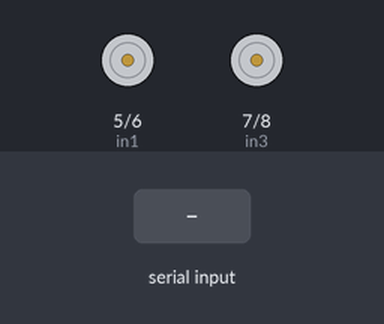
Recording of a sketch running on a simulated Arduino Uno, built with avr-gcc and run on an emulated ATmega328P. Shown: motor-driver pin pairs drawn as motors (green arrow = first pin HIGH = forward, orange = second pin HIGH = backward, longer = more drive, scaled by the enable pin). The test bench sets the inputs (shaded band). What the sketch prints to the serial monitor is not drawn.

Above: at 1.2 s.
1.3 s: "w" received over Serial
At 2.4 s:
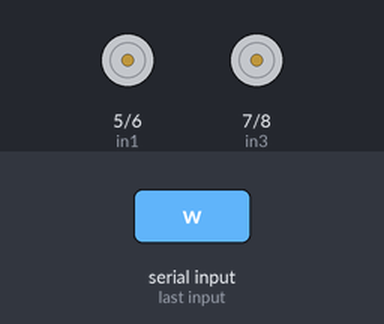
2.9 s: "s" received over Serial
At 3.7 s:
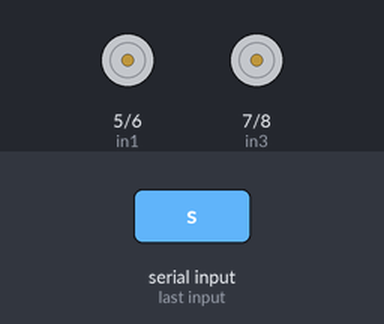
4.5 s: "d" received over Serial
At 5.0 s:
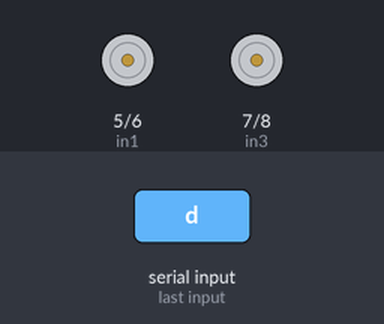
6.1 s: "a" received over Serial
At 7.2 s:
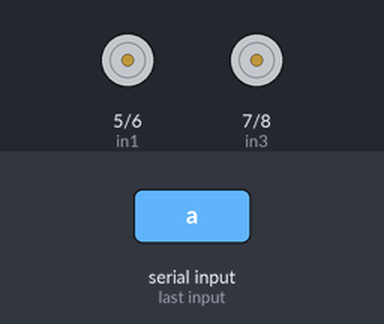
Timing chart, 0 to 8.7 s (numbered marks = the images above; inputs shaded):
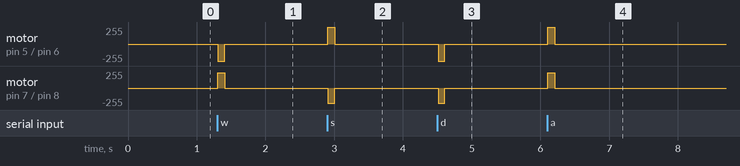

The sketch:

motor_test.ino
```cpp
int ena = 4;
int in1 = 5;
int in2 = 6;
int in3 = 7;
int in4 = 8;
int enb = 9;

void setup()
{
  Serial.begin(9600);
  pinMode(ena,OUTPUT);
  pinMode(in1,OUTPUT);
  pinMode(in2,OUTPUT);
  pinMode(in3,OUTPUT);
  pinMode(in4,OUTPUT);
  pinMode(enb,OUTPUT);
  analogWrite(ena,230);
  analogWrite(enb,230);
}

void loop()
{
  int a = Serial.read();
  Serial.println(a);
  motorcontrol(a);
}

void motorcontrol(char input)
{
  switch(input)
  {
    case 'w':
      digitalWrite(in1,LOW);
      digitalWrite(in2,HIGH);
      digitalWrite(in3,HIGH);
      digitalWrite(in4,LOW);
      delay(100);
      break;
    case 's':
      digitalWrite(in1,HIGH);
      digitalWrite(in2,LOW);
      digitalWrite(in3,LOW);
      digitalWrite(in4,HIGH);
      delay(100);
      break;
    case 'd':
      digitalWrite(in1,LOW);
      digitalWrite(in2,HIGH);
      digitalWrite(in3,LOW);
      digitalWrite(in4,HIGH);
      delay(100);
      break;
    case 'a':
      digitalWrite(in1,HIGH);
      digitalWrite(in2,LOW);
      digitalWrite(in3,HIGH);
      digitalWrite(in4,LOW);
      delay(100);

    default:
      digitalWrite(in1,LOW);
      digitalWrite(in2,LOW);
      digitalWrite(in3,LOW);
      digitalWrite(in4,LOW);
  }
}
```

Measured:
- after the input at 1.3 s, motor on pin 5 (in1) / pin 6 (in2): stopped → backward 255/255 at once, → stopped 0.10 s later; motor on pin 7 (in3) / pin 8 (in4): stopped → forward 230/255 at once, → stopped 0.10 s later
- after the input at 2.9 s, motor on pin 5 (in1) / pin 6 (in2): stopped → forward 255/255 at once, → stopped 0.10 s later; motor on pin 7 (in3) / pin 8 (in4): stopped → backward 230/255 at once, → stopped 0.10 s later
- after the input at 4.5 s, motor on pin 5 (in1) / pin 6 (in2): stopped → backward 255/255 at once, → stopped 0.10 s later; motor on pin 7 (in3) / pin 8 (in4): stopped → backward 230/255 at once, → stopped 0.10 s later
- after the input at 6.1 s, motor on pin 5 (in1) / pin 6 (in2): stopped → forward 255/255 at once, → stopped 0.10 s later; motor on pin 7 (in3) / pin 8 (in4): stopped → forward 230/255 at once, → stopped 0.10 s later
